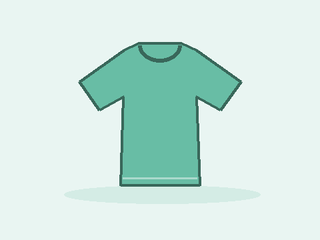
#> input picture Marketplace.WebAPI/wwwroot/images/demo/tee-mint.png, 320 x 240 px
$ python load_test.py
#> lines starting #> are read from the running program, lines starting #| are printed output that depends on the picture
"""Closed-loop visual-search benchmark for the local Marketplace WebAPI."""
import argparse
import asyncio
import io
import json
import math
import platform
import secrets
import time
from collections import Counter, defaultdict
from datetime import datetime, timezone
from pathlib import Path

import httpx
from PIL import Image, ImageOps


def corpus(path):
    paths = sorted(path.iterdir()) if path.is_dir() else [path]
    blobs = []
    for item in paths:
        if item.suffix.lower() not in {".jpeg", ".jpg", ".png", ".webp"}:
            continue
        with Image.open(item) as image:
#> image is the input picture: PIL image 320x240 RGB; mean R, G, B 207.3, 232.4, 225.6
            rgb = ImageOps.exif_transpose(image).convert("RGBA")
            rgb.thumbnail((224, 224), Image.Resampling.LANCZOS)
#> rgb: PIL image 224x168 RGBA
            frame = Image.new("RGB", (224, 224), "white")
#> frame: PIL image 224x224 RGB; every value is 255
            frame.paste(rgb, ((224-rgb.width)//2, (224-rgb.height)//2), rgb)
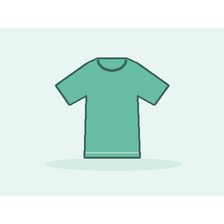
#> frame: PIL image 224x224 RGB; mean R, G, B 219.2, 238, 232.9
            buf = io.BytesIO()
            frame.save(buf, "WEBP", quality=80)
            blobs.append(buf.getvalue())
    if not blobs:
        raise ValueError("Thư mục không chứa ảnh.")
    return blobs


def stats(samples):
    samples = sorted(samples)
    return {f"p{p}_ms": round(samples[math.ceil(len(samples)*p/100)-1], 2)
            for p in (50, 95, 99)} if samples else {}


async def run(args):
    blobs = corpus(args.images)
    counts, timings = Counter(), defaultdict(list)
    client_waits = []
    http_timings = []
    admission = asyncio.Semaphore(args.connections)
    run_id = secrets.token_hex(12).encode()
    inflight = peak = failures = 0
    start = time.perf_counter()
#> (the run stopped early here; a loop or call above may not have finished)

$ run again, with Marketplace.WebAPI/wwwroot/images/demo/audio-coral.png copied over Marketplace.WebAPI/wwwroot/images/demo/tee-mint.png
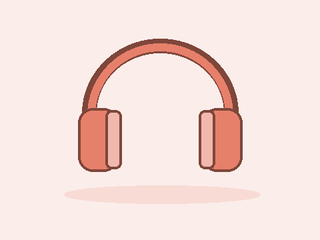
#> input picture Marketplace.WebAPI/wwwroot/images/demo/audio-coral.png, 320 x 240 px
#> in corpus, image is the input picture: PIL image 320x240 RGB; mean R, G, B 245.1, 223.3, 218.7
#> in corpus, `frame.paste(rgb, ((224-rgb.width)//2, (224-rgb.height)//2), rgb)`:
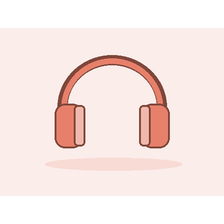
#> frame: PIL image 224x224 RGB; mean R, G, B 247.6, 231.2, 227.8
